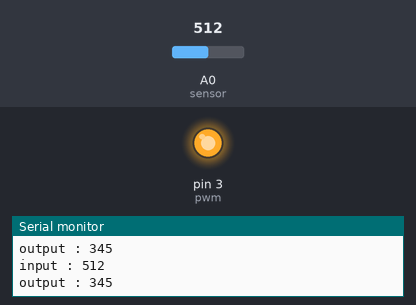
Bench run of a program on a simulated Arduino Uno, built with avr-gcc and run on an emulated ATmega328P. On the bench: output pins drawn as LEDs (lit = HIGH), the last lines printed to the serial monitor. Inputs (shaded band) come from the test bench; at power-on: A0 (sensor) = 512.

Above: at 1.3 s.
1.4 s: A0 (sensor) set to 163
2.9 s: A0 (sensor) set to 147
At 3.8 s:
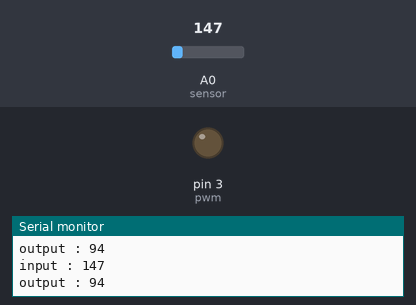
4.5 s: A0 (sensor) set to 306
At 5.1 s:
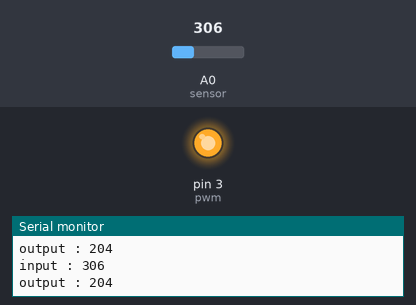
6.0 s: A0 (sensor) set to 122
At 6.3 s:
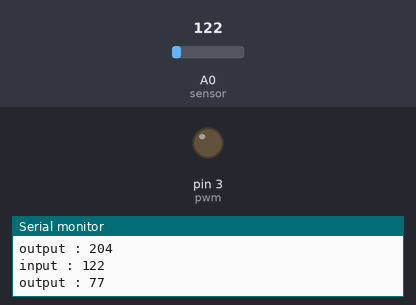
Timing chart, 0 to 8.5 s (numbered marks = the images above; inputs shaded):
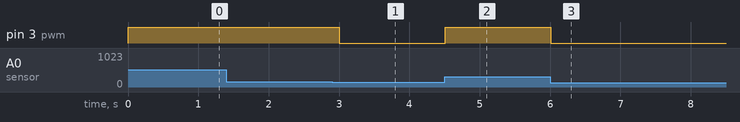

Measured:
- the behaviour switches between 156 and 155 on A0 (sensor) (found by bisection; images 0 and 1)
- after the input at 2.9 s, pin 3 (pwm): HIGH → LOW after 0.10 s
- after the input at 4.5 s, pin 3 (pwm): LOW → HIGH at once
- after the input at 6.0 s, pin 3 (pwm): HIGH → LOW at once

The program:

main.cpp
```cpp
#include <Arduino.h>
const int sensor = A0;
const int pwm = 3;

void setup() {
  // put your setup code here, to run once:
  Serial.begin(9600);
  pinMode(pwm, OUTPUT); //use this if using digitalWrite
}

void loop() {
  // put your main code here, to run repeatedly:
  int input = analogRead(sensor);
  Serial.print("input : ");
  Serial.println(input);
  int output = map(input,10,380,0,255);
  Serial.print("output : ");
  Serial.println(output);

  //using digital
  if(output < 100){
    digitalWrite(pwm,LOW);
  } else {
    digitalWrite(pwm,HIGH);
  }

  //using analog
  //analogWrite(pwm, output);
  delay(500);
}
```
